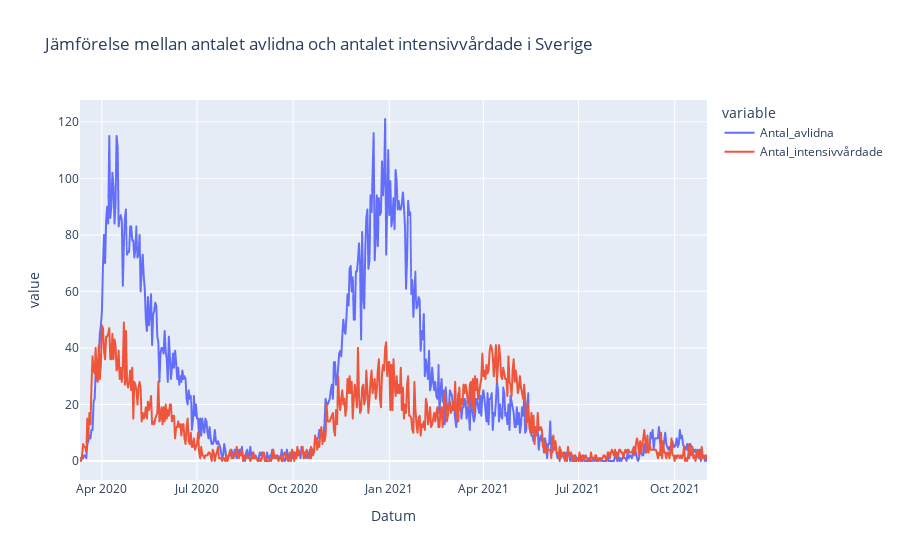

The notebook cell saved with this chart:
### Code cell
"""Här plottar och sparar vi datan"""
fig = px.line(data_frame=avlidna_och_vårdade, x="Datum", y= ["Antal_avlidna", "Antal_intensivvårdade"], title="Jämförelse mellan antalet avlidna och antalet intensivvårdade i Sverige")
fig.update_layout(hovermode="x")
fig.update_xaxes(showspikes=True,
                 spikedash="solid",
                 spikemode="across",
                 spikecolor="blue",
                 spikesnap="cursor"
                 )
fig.write_html("visualiseringar/3kpi_avlidna_och_ivvårdade.html")
fig.show()

### Figure 1 — Plotly figure (JSON) as saved in the notebook; plotly's stock layout.template omitted (floating-point values rounded to 4 significant figures; data arrays with more than 128 entries replaced by an {"elided": "..."} marker saying what was removed)
{"data": [{"hovertemplate": "variable=Antal_avlidna<br>Datum=%{x}<br>value=%{y}<extra></extra>", "legendgroup": "Antal_avlidna", "line": {"color": "#636efa", "dash": "solid"}, "marker": {"symbol": "circle"}, "mode": "lines", "name": "Antal_avlidna", "showlegend": true, "type": "scattergl", "x": {"elided": "601 str values"}, "xaxis": "x", "y": {"elided": "601 int values"}, "yaxis": "y"}, {"hovertemplate": "variable=Antal_intensivvårdade<br>Datum=%{x}<br>value=%{y}<extra></extra>", "legendgroup": "Antal_intensivvårdade", "line": {"color": "#EF553B", "dash": "solid"}, "marker": {"symbol": "circle"}, "mode": "lines", "name": "Antal_intensivvårdade", "showlegend": true, "type": "scattergl", "x": {"elided": "601 str values"}, "xaxis": "x", "y": {"elided": "601 int values"}, "yaxis": "y"}], "layout": {"hovermode": "x", "legend": {"title": {"text": "variable"}, "tracegroupgap": 0}, "title": {"text": "Jämförelse mellan antalet avlidna och antalet intensivvårdade i Sverige"}, "xaxis": {"anchor": "y", "domain": [0, 1], "showspikes": true, "spikecolor": "blue", "spikedash": "solid", "spikemode": "across", "spikesnap": "cursor", "title": {"text": "Datum"}}, "yaxis": {"anchor": "x", "domain": [0, 1], "title": {"text": "value"}}}}
